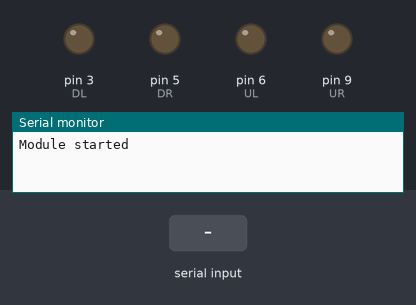
A sketch run on a simulated Arduino Uno, built with avr-gcc and run on an emulated ATmega328P. Shown: output pins drawn as LEDs (lit = HIGH), the last lines printed to the serial monitor. Inputs (shaded band) come from the test bench. Pins used as bus, display or sensor lines are not drawn.

Above: at 1.2 s.
1.3 s: "90 45\n" received over the second serial link
At 1.8 s:
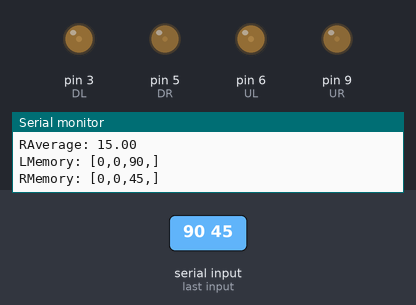
2.8 s: "30 150\n" received over the second serial link
At 4.0 s:
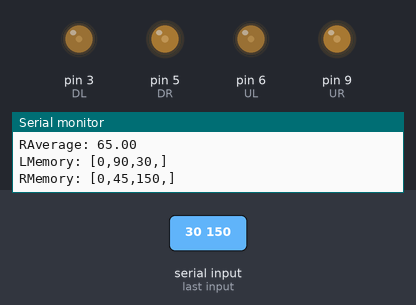
4.3 s: "90\n" received over the second serial link
At 5.3 s:
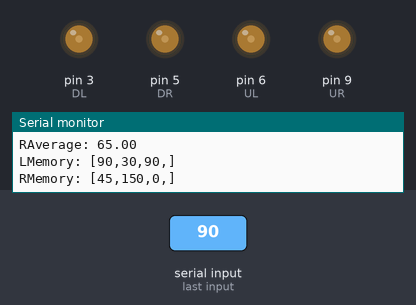
5.8 s: "200\n" received over the second serial link
At 6.5 s:
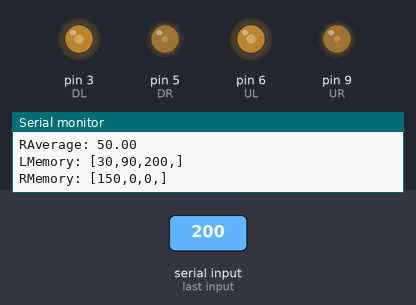
7.3 s: "5\n" received over the second serial link
At 7.6 s:
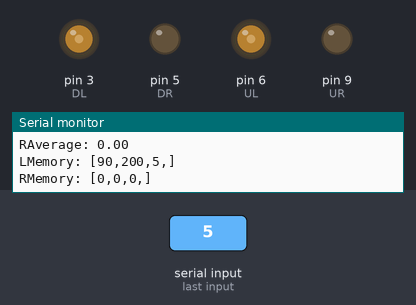
8.8 s: "200\n" received over the second serial link
At 9.9 s:
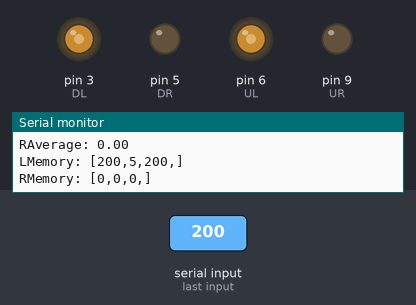
Timing chart, 0 to 11.3 s (numbered marks = the images above; inputs shaded):
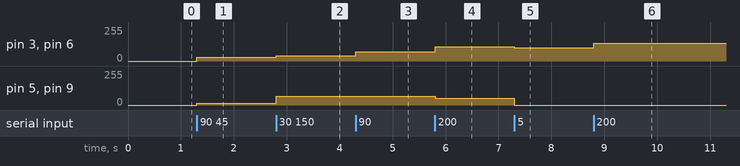

The sketch:

bluetooth.ino
```cpp
#define CE 2
#define TX 11
#define RX 10
#define STATE 12

#define UL 6
#define UR 9
#define DL 3
#define DR 5

#define MEMSIZE 3

#include <SoftwareSerial.h>

SoftwareSerial Bluetooth(RX,TX);

byte LInputMemory[MEMSIZE];
byte RInputMemory[MEMSIZE];

float LAverage = 0;
float RAverage = 0;

void moveMemory(byte LInput, byte RInput){
  for(byte i=0; i<MEMSIZE-1; i++){
    LInputMemory[i] = LInputMemory[i+1];
    RInputMemory[i] = RInputMemory[i+1];
  }
  LInputMemory[MEMSIZE-1] = LInput;
  RInputMemory[MEMSIZE-1] = RInput;
}

void calcAverage(){
  LAverage = 0;
  RAverage = 0;
  for(byte i=0; i<MEMSIZE; i++){
    LAverage += float(LInputMemory[i])/float(MEMSIZE);
    RAverage += float(RInputMemory[i])/float(MEMSIZE);
  }
  Serial.print("LAverage: ");
  Serial.println(LAverage);
  Serial.print("RAverage: ");
  Serial.println(RAverage);
}

void printMemory(){
  Serial.print("LMemory: [");
  for(byte i =0; i<MEMSIZE; i++){
    Serial.print(LInputMemory[i]);
    Serial.print(',');
  }
  Serial.println(']');

  Serial.print("RMemory: [");
  for(byte i =0; i<MEMSIZE; i++){
    Serial.print(RInputMemory[i]);
    Serial.print(',');
  }
  Serial.println(']');
}

void setup(){
  pinMode(CE, OUTPUT);
  pinMode(UL, OUTPUT);
  pinMode(UR, OUTPUT);
  pinMode(DL, OUTPUT);
  pinMode(DR, OUTPUT);
  digitalWrite(CE, HIGH);
  Serial.begin(115200);
  Bluetooth.begin(9600);
  Serial.println("Module started");

  for(byte i=0; i<MEMSIZE; i++){
    LInputMemory[i] = 0;
    RInputMemory[i] = 0;
  }
}

void loop(){
  if(Bluetooth.available()){
    String command = Bluetooth.readStringUntil('\n');
    command.trim();
    int division = command.indexOf(' ');
    int lPow = constrain(command.substring(0,division).toInt(), 0, 255);
    int rPow = constrain(command.substring(division,command.length()).toInt(), 0, 255);
    /*
    Serial.print("LPOWER: ");
    Serial.println(lPow);
    Serial.print("RPOWER: ");
    Serial.println(rPow);
    */

    moveMemory(lPow, rPow);
    calcAverage();

    analogWrite(UL, LAverage);
    analogWrite(DL, LAverage);
    analogWrite(UR, RAverage);
    analogWrite(DR, RAverage);

    printMemory();
  }
}
```

Measured:
- after the input at 1.3 s, pin 3 (DL), pin 6 (UL): 0/255 → 30/255 at once; pin 5 (DR), pin 9 (UR): 0/255 → 15/255 at once
- after the input at 2.8 s, pin 3 (DL), pin 6 (UL): 30/255 → 40/255 at once; pin 5 (DR), pin 9 (UR): 15/255 → 65/255 at once
- after the input at 4.3 s, pin 3 (DL), pin 6 (UL): 40/255 → 70/255 at once
- after the input at 5.8 s, pin 3 (DL), pin 6 (UL): 70/255 → 106/255 at once; pin 5 (DR), pin 9 (UR): 65/255 → 50/255 at once
- after the input at 7.3 s, pin 3 (DL), pin 6 (UL): 106/255 → 98/255 at once; pin 5 (DR), pin 9 (UR): 50/255 → 0/255 at once
- after the input at 8.8 s, pin 3 (DL), pin 6 (UL): 98/255 → 135/255 at once
